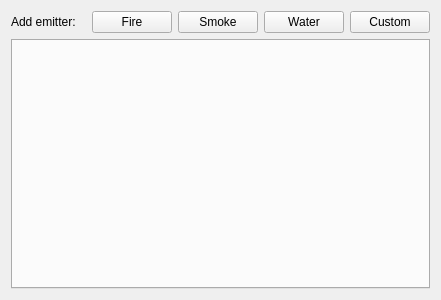
<?xml version="1.0" encoding="UTF-8"?>
<ui version="4.0">
 <class>EmittersPanel</class>
 <widget class="QWidget" name="EmittersPanel">
  <property name="geometry">
   <rect>
    <x>0</x>
    <y>0</y>
    <width>441</width>
    <height>300</height>
   </rect>
  </property>
  <property name="sizePolicy">
   <sizepolicy hsizetype="Fixed" vsizetype="Minimum">
    <horstretch>0</horstretch>
    <verstretch>0</verstretch>
   </sizepolicy>
  </property>
  <property name="windowTitle">
   <string>Form</string>
  </property>
  <layout class="QVBoxLayout" name="verticalLayout">
   <item>
    <layout class="QHBoxLayout" name="horizontalLayout">
     <item>
      <widget class="QLabel" name="label">
       <property name="text">
        <string>Add emitter:</string>
       </property>
      </widget>
     </item>
     <item>
      <widget class="QPushButton" name="buttonFire">
       <property name="text">
        <string>Fire</string>
       </property>
      </widget>
     </item>
     <item>
      <widget class="QPushButton" name="buttonSmoke">
       <property name="text">
        <string>Smoke</string>
       </property>
      </widget>
     </item>
     <item>
      <widget class="QPushButton" name="buttonWater">
       <property name="text">
        <string>Water</string>
       </property>
      </widget>
     </item>
     <item>
      <widget class="QPushButton" name="buttonDefault">
       <property name="text">
        <string>Custom</string>
       </property>
      </widget>
     </item>
    </layout>
   </item>
   <item>
    <widget class="QTabWidget" name="tabs">
     <property name="tabPosition">
      <enum>QTabWidget::North</enum>
     </property>
     <property name="tabShape">
      <enum>QTabWidget::Rounded</enum>
     </property>
     <property name="currentIndex">
      <number>-1</number>
     </property>
     <property name="iconSize">
      <size>
       <width>4</width>
       <height>4</height>
      </size>
     </property>
     <property name="elideMode">
      <enum>Qt::ElideNone</enum>
     </property>
     <property name="documentMode">
      <bool>false</bool>
     </property>
     <property name="tabsClosable">
      <bool>true</bool>
     </property>
     <property name="movable">
      <bool>false</bool>
     </property>
    </widget>
   </item>
  </layout>
 </widget>
 <resources/>
 <connections>
  <connection>
   <sender>buttonFire</sender>
   <signal>clicked()</signal>
   <receiver>EmittersPanel</receiver>
   <slot>createFire()</slot>
   <hints>
    <hint type="sourcelabel">
     <x>157</x>
     <y>26</y>
    </hint>
    <hint type="destinationlabel">
     <x>101</x>
     <y>2</y>
    </hint>
   </hints>
  </connection>
  <connection>
   <sender>buttonWater</sender>
   <signal>clicked()</signal>
   <receiver>EmittersPanel</receiver>
   <slot>createWater()</slot>
   <hints>
    <hint type="sourcelabel">
     <x>270</x>
     <y>24</y>
    </hint>
    <hint type="destinationlabel">
     <x>200</x>
     <y>5</y>
    </hint>
   </hints>
  </connection>
  <connection>
   <sender>buttonDefault</sender>
   <signal>clicked()</signal>
   <receiver>EmittersPanel</receiver>
   <slot>createController()</slot>
   <hints>
    <hint type="sourcelabel">
     <x>353</x>
     <y>30</y>
    </hint>
    <hint type="destinationlabel">
     <x>297</x>
     <y>4</y>
    </hint>
   </hints>
  </connection>
  <connection>
   <sender>buttonSmoke</sender>
   <signal>clicked()</signal>
   <receiver>EmittersPanel</receiver>
   <slot>createSmoke()</slot>
   <hints>
    <hint type="sourcelabel">
     <x>193</x>
     <y>25</y>
    </hint>
    <hint type="destinationlabel">
     <x>84</x>
     <y>39</y>
    </hint>
   </hints>
  </connection>
  <connection>
   <sender>tabs</sender>
   <signal>tabCloseRequested(int)</signal>
   <receiver>EmittersPanel</receiver>
   <slot>closeTab(int)</slot>
   <hints>
    <hint type="sourcelabel">
     <x>78</x>
     <y>235</y>
    </hint>
    <hint type="destinationlabel">
     <x>4</x>
     <y>182</y>
    </hint>
   </hints>
  </connection>
 </connections>
 <slots>
  <slot>createFire()</slot>
  <slot>createWater()</slot>
  <slot>createController()</slot>
  <slot>createSmoke()</slot>
  <slot>closeTab(int)</slot>
 </slots>
</ui>
